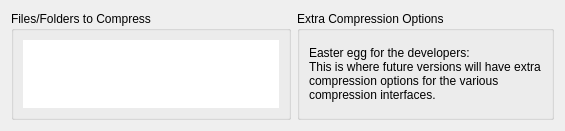
<ui version="4.0" >
 <class>AddDialog</class>
 <widget class="QWidget" name="AddDialog" >
  <property name="geometry" >
   <rect>
    <x>0</x>
    <y>0</y>
    <width>565</width>
    <height>113</height>
   </rect>
  </property>
  <property name="minimumSize" >
   <size>
    <width>0</width>
    <height>0</height>
   </size>
  </property>
  <layout class="QHBoxLayout" name="horizontalLayout" >
   <item>
    <widget class="QGroupBox" name="groupCompressFiles" >
     <property name="sizePolicy" >
      <sizepolicy vsizetype="Preferred" hsizetype="MinimumExpanding" >
       <horstretch>0</horstretch>
       <verstretch>0</verstretch>
      </sizepolicy>
     </property>
     <property name="title" >
      <string>Files/Folders to Compress</string>
     </property>
     <layout class="QVBoxLayout" name="verticalLayout_2" >
      <item>
       <widget class="QListView" name="compressList" >
        <property name="sizePolicy" >
         <sizepolicy vsizetype="Preferred" hsizetype="Expanding" >
          <horstretch>0</horstretch>
          <verstretch>0</verstretch>
         </sizepolicy>
        </property>
        <property name="autoFillBackground" >
         <bool>false</bool>
        </property>
        <property name="frameShape" >
         <enum>QFrame::NoFrame</enum>
        </property>
        <property name="frameShadow" >
         <enum>QFrame::Plain</enum>
        </property>
        <property name="lineWidth" >
         <number>0</number>
        </property>
        <property name="editTriggers" >
         <set>QAbstractItemView::NoEditTriggers</set>
        </property>
        <property name="selectionMode" >
         <enum>QAbstractItemView::NoSelection</enum>
        </property>
        <property name="iconSize" >
         <size>
          <width>32</width>
          <height>32</height>
         </size>
        </property>
        <property name="textElideMode" >
         <enum>Qt::ElideMiddle</enum>
        </property>
        <property name="verticalScrollMode" >
         <enum>QAbstractItemView::ScrollPerPixel</enum>
        </property>
        <property name="resizeMode" >
         <enum>QListView::Adjust</enum>
        </property>
        <property name="viewMode" >
         <enum>QListView::IconMode</enum>
        </property>
        <property name="uniformItemSizes" >
         <bool>true</bool>
        </property>
       </widget>
      </item>
     </layout>
    </widget>
   </item>
   <item>
    <widget class="QGroupBox" name="groupExtraOptions" >
     <property name="sizePolicy" >
      <sizepolicy vsizetype="Preferred" hsizetype="Preferred" >
       <horstretch>0</horstretch>
       <verstretch>0</verstretch>
      </sizepolicy>
     </property>
     <property name="title" >
      <string>Extra Compression Options</string>
     </property>
     <layout class="QVBoxLayout" name="verticalLayout" >
      <item>
       <widget class="QLabel" name="label" >
        <property name="text" >
         <string>Easter egg for the developers:
This is where future versions will have extra compression options for the various compression interfaces.</string>
        </property>
        <property name="wordWrap" >
         <bool>true</bool>
        </property>
       </widget>
      </item>
     </layout>
    </widget>
   </item>
  </layout>
 </widget>
 <resources/>
 <connections/>
</ui>
